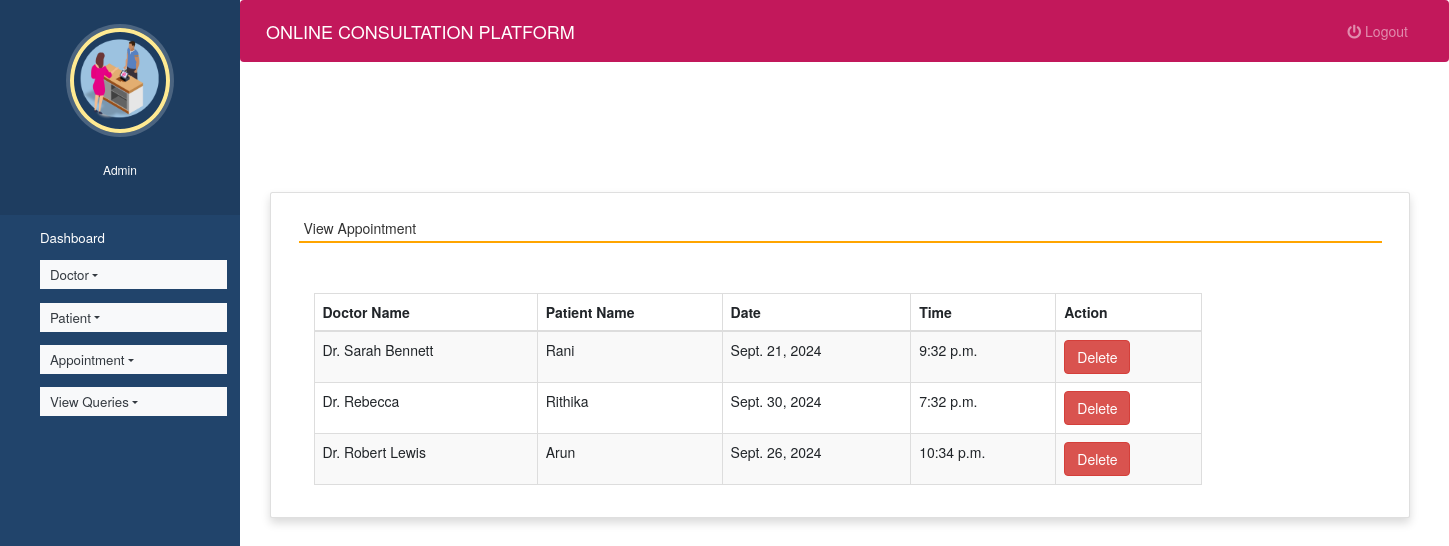
Screenshot of /view_appointment (signed in) with the database file from the repository.
### hospitals/models.py (models this page shows, shortened)
class Appointment(models.Model):
    doctor = models.ForeignKey(Doctor,on_delete=models.CASCADE)
    patient = models.ForeignKey(Patient, on_delete=models.CASCADE)
    date1 = models.DateField()
    time1 = models.TimeField()

class Doctor(models.Model):
    name = models.CharField(max_length=50)
    mobile = models.IntegerField()
    special = models.CharField(max_length=50)
    def __str__(self):
       return self.name;

class Patient(models.Model):
    name = models.CharField(max_length=50)
    gender = models.CharField(max_length=10)
    mobile = models.IntegerField()
    address = models.CharField(max_length=50)
    def __str__(self):
       return self.name;

### hospitals/views.py (the view)
# urls.py: path('view_appointment', view_appointment, name='view_appointment'),
def view_appointment(request):
    if not request.user.is_staff:
        return redirect('login')
    appointment = Appointment.objects.all()
    d = {'appointment':appointment}
    return render(request,'view_appointment.html', d)

### hospitals/templates/view_appointment.html (shortened to what this page needs)
{% extends 'admin_nav.html' %}
{% load static %}
{% block content %}
<link rel="stylesheet" href="https://maxcdn.bootstrapcdn.com/bootstrap/3.4.1/css/bootstrap.min.css">
  <link rel="stylesheet" href="https://cdnjs.cloudflare.com/ajax/libs/font-awesome/4.7.0/css/font-awesome.min.css">
  <link rel="stylesheet" href="https://use.fontawesome.com/releases/v5.6.3/css/all.css">
<br><br><br><br>
<div class="container card shadow m-5">
    <div class="card-body">
        <h5 class="p-2" style="border-bottom: 2px solid orange">View Appointment</h5>
		<div class="container mt-5">
		<table id="example" class="table table-striped table-bordered table-sm" style="width:80%">
			<thead>
				<tr>
					<th>Doctor Name</th>
					<th>Patient Name</th>
                    <th>Date</th>
					<th>Time</th>
					<th>Action</th>
				</tr>
			</thead>
			<tbody>
            {% for i in appointment %}
			<tr>
				<td>{{i.doctor}}</td>
				<td>{{i.patient}}</td>
				<td>{{i.date1}}</td>
				<td>{{i.time1}}</td>
				<td><a href="{% url 'delete_appointment' i.id %}" onclick="return confirm('Are you ready to delete this record ?')" class="btn btn-danger">Delete</a></td>
			</tr>
			{% endfor %}
			</tbody>
		</table>
	 </div>
	</div>
</div>
{% endblock content %}

### hospitals/static/style.css (style rules this page uses)
body { padding-left: 240px; }

### hospitals/templates/admin_nav.html (style rules this page uses)
a:link { text-decoration: none; }
a { color: white; }
body { padding-left: 240px; }

### rows the page displays
Appointment: doctor "Dr. Sarah Bennett", patient "Rani", date1 "Sept. 21, 2024", time1 "9:32 p.m."
Appointment: doctor "Dr. Rebecca", patient "Rithika", date1 "Sept. 30, 2024", time1 "7:32 p.m."
Appointment: doctor "Dr. Robert Lewis", patient "Arun", date1 "Sept. 26, 2024", time1 "10:34 p.m."
